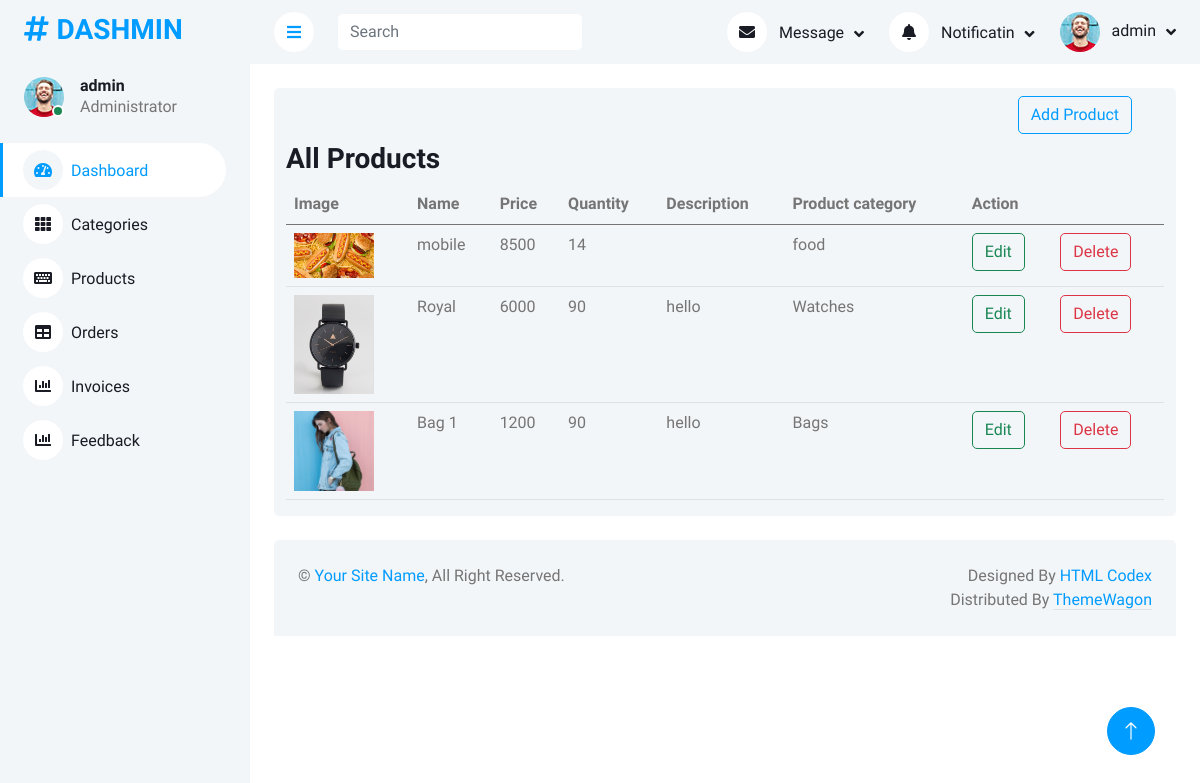
/dashmin/product.php (signed in), run on the app's committed database.
### tables this page shows
CREATE TABLE `products` (
  `product_id` int(11) NOT NULL,
  `product_name` varchar(30) NOT NULL,
  `product_price` int(11) NOT NULL,
  `product_quantity` int(11) NOT NULL,
  `product_image` varchar(150) NOT NULL,
  `product_description` varchar(200) NOT NULL,
  `product_cat_id` int(11) NOT NULL
);

CREATE TABLE `categories` (
  `catId` int(11) NOT NULL,
  `name` varchar(30) NOT NULL,
  `image` varchar(200) NOT NULL
);

### dashmin/php/query.php (called while the page is built, shortened)
<?php
$proImageAdd = "img/products/";

### dashmin/product.php (the view, shortened to what this page needs)
<?php
include("components/header.php");
?>
<div class="container-fluid pt-4 px-4">
    <div class="row  bg-light rounded  mx-0">
        <div class="row justify-content-end">
            <div class="col-lg-2 my-2">
                <button type="button" data-bs-toggle="modal" data-bs-target="#staticBackdrop"
                    class="btn btn-outline-primary ">Add Product</button>
            </div>
        </div>
        <div class="col-md-12">
            <h3>All Products</h3>
            <table class="table">
                                <thead>
                                    <tr>
                                        <th scope="col">Image</th>
                                        <th scope="col">Name</th>
                                        <th scope="col">Price</th>
                                        <th scope="col">Quantity</th>
                                        <th scope="col">Description</th>
                                        <th scope="col">Product category</th>
                                        <th scope="col" colspan="2">Action</th>
                                    </tr>
                                </thead>
                                <tbody>
                                    <?php
                                    $query = $pdo->query("SELECT `products`.*, `categories`.`name`
FROM `products`
	inner JOIN `categories` ON `products`.`product_cat_id` = `categories`.`catId`");
                                    $row  = $query->fetchAll(PDO::FETCH_ASSOC);
                                    foreach($row as$values){
?>
<tr>
                                        <th scope="row">
                                            <img src="<?php echo $proImageAdd.$values['product_image']?>" width="80" alt="" srcset="">
                                        </th>
                                        <td><?php echo $values['product_name']?></td>
                                        <td><?php echo $values['product_price']?></td>
                                        <td><?php echo $values['product_quantity']?></td>
                                        <td><?php echo $values['product_description']?></td>
                                        <td><?php echo $values['name']?></td>
                                        <td><a href="#Update<?php echo $values['product_id']?>" class="btn btn-outline-success" data-bs-toggle="modal" >Edit</a></td>
                                        <td><a href="#Delete<?php echo $values['product_id']?>" data-bs-toggle="modal"  class="btn btn-outline-danger">Delete</a></td>
                                    </tr>
<?php
                                    }
                                    ?>
                                </tbody>
                            </table>
        </div>
    </div>
</div>
<?php
include("components/footer.php")
?>

### dashmin/css/style.css (style rules this page uses)
:root { --primary: #009CFF; --light: #F3F6F9; --dark: #191C24; }
.btn { transition: .5s; }

### data on the page
products: product_image (picture), product_name "mobile", product_price "8500", product_quantity "14", product_cat.name "food"
products: product_image (picture), product_name "Royal", product_price "6000", product_quantity "90", product_description "hello", product_cat.name "Watches"
products: product_image (picture), product_name "Bag 1", product_price "1200", product_quantity "90", product_description "hello", product_cat.name "Bags"

### other printed values
$_SESSION['adminName'] "admin"
